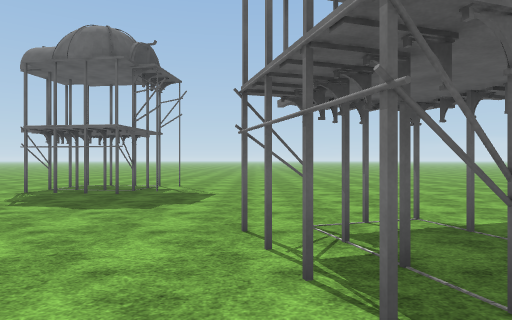
view 1 (above)

14 first-person views from a walk through a 3-D level made in the Unity game engine. The camera is 1.5 m above the floor, looks level and sees 75° across. The floor is counted in squares, 2 m on a side. Each view is taken from the middle of a square. On the plan, view 1 faces up. The plan holds only what a view shows up to about 11 squares ahead; the rest is blank. The place goes on beyond the plan. Flat ground stands in for the terrain. Some animated figures are left out. Surface patterns are stand-ins for the level's own textures.

view 2
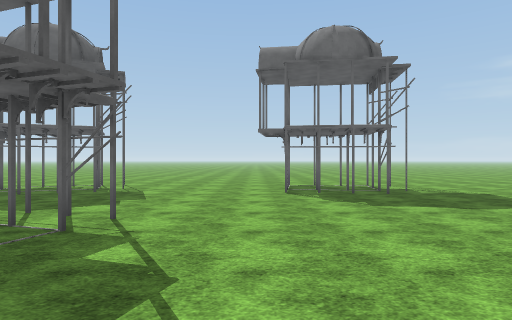

view 3
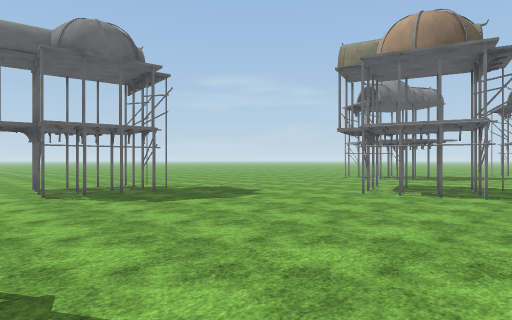

view 4
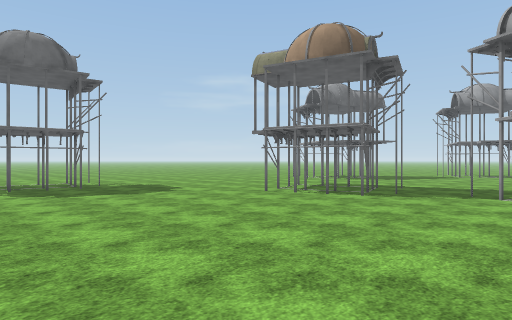

view 5
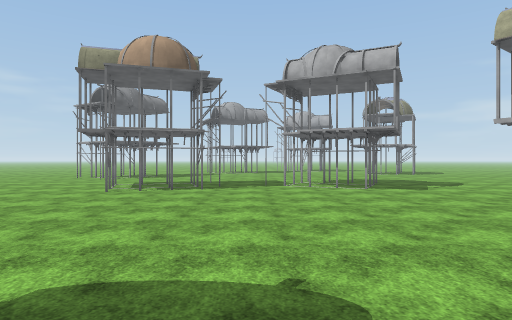

view 6
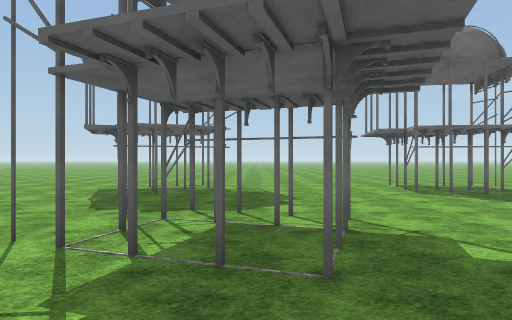

view 7
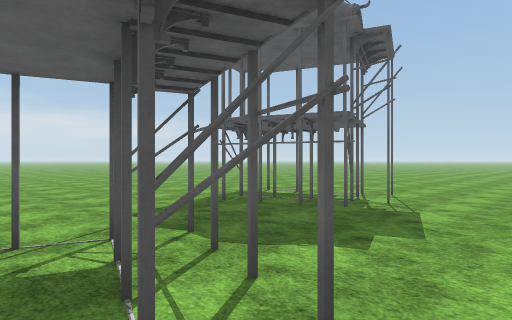

view 8
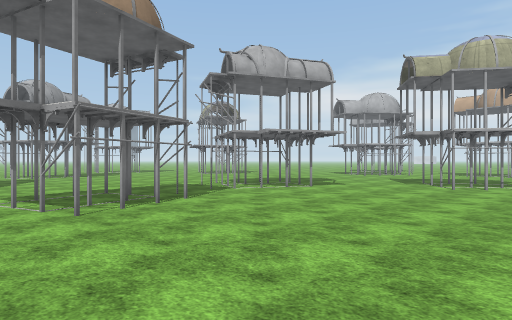

view 9
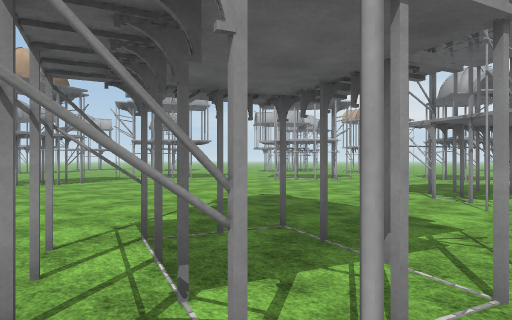

view 10
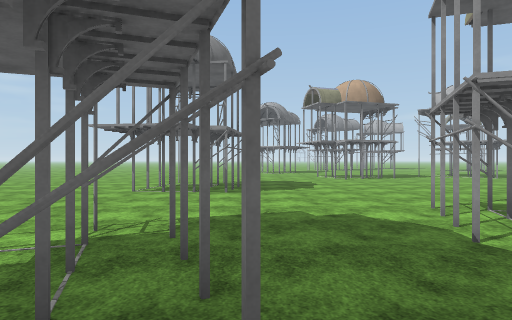

view 11
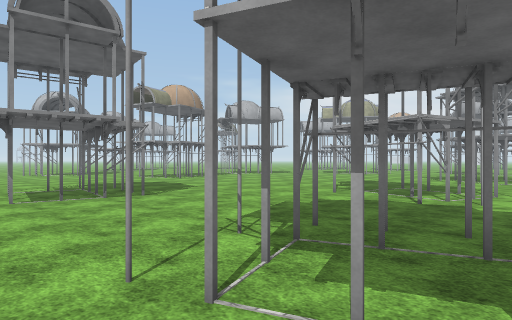

view 12
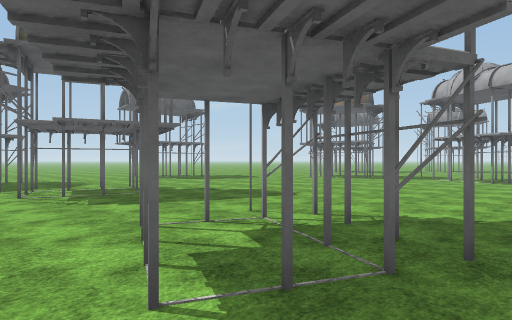

view 13
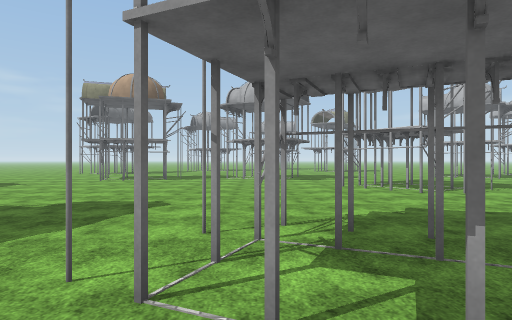

view 14
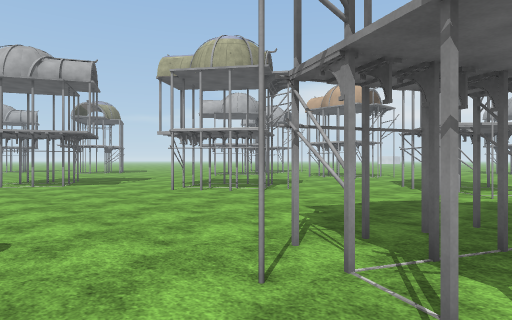

### Floor plan
Key: @ floor where view 1 was taken; # wall or solid block; x gap in a wall; . floor; T thing the floor can be seen under or through.
Columns run from 19 left of view 1 to 7 right of it. Each row starts with its distance up from view 1.
 12       ............
 11   .........................
 10   .......#....#x#..........
  9    ....#.#....x.##.........
  8   .....###....#x##........
  7  ......##................
  6 .........................
  5 .........TT.............
  4   ......TTTT.......###...
  3        .TT.........####....
  2         ..#........####....
  1         ..................
  0         ...........@......
 -1        ..##..........##.
 -2        .####........###
 -3        .####........###
 -4         .##..........##
 -5        . ......###.....
 -6           .....###.....
 -7           .....#.#. ...
 -8           ## ..#...  ..
 -9            ##.....
-10            ##..
-11            #..
-12            ..

Where each view was taken, in squares from view 1:
view 1: 0 up, 0 right, facing up
view 2: 0 up, 6 left, facing up
view 3: 0 up, 7 left, facing up-right
view 4: 2 down, 6 left, facing up-right
view 5: 0 up, 8 left, facing right
view 6: 0 up, 9 left, facing up
view 7: 3 up, 7 left, facing up-left
view 8: 5 up, 5 left, facing down-right
view 9: 5 up, 11 left, facing down-right
view 10: 7 up, 13 left, facing right
view 11: 11 up, 12 left, facing down-right
view 12: 5 down, 12 left, facing up-right
view 13: 2 down, 12 left, facing right
view 14: 0 up, 10 left, facing down-right
